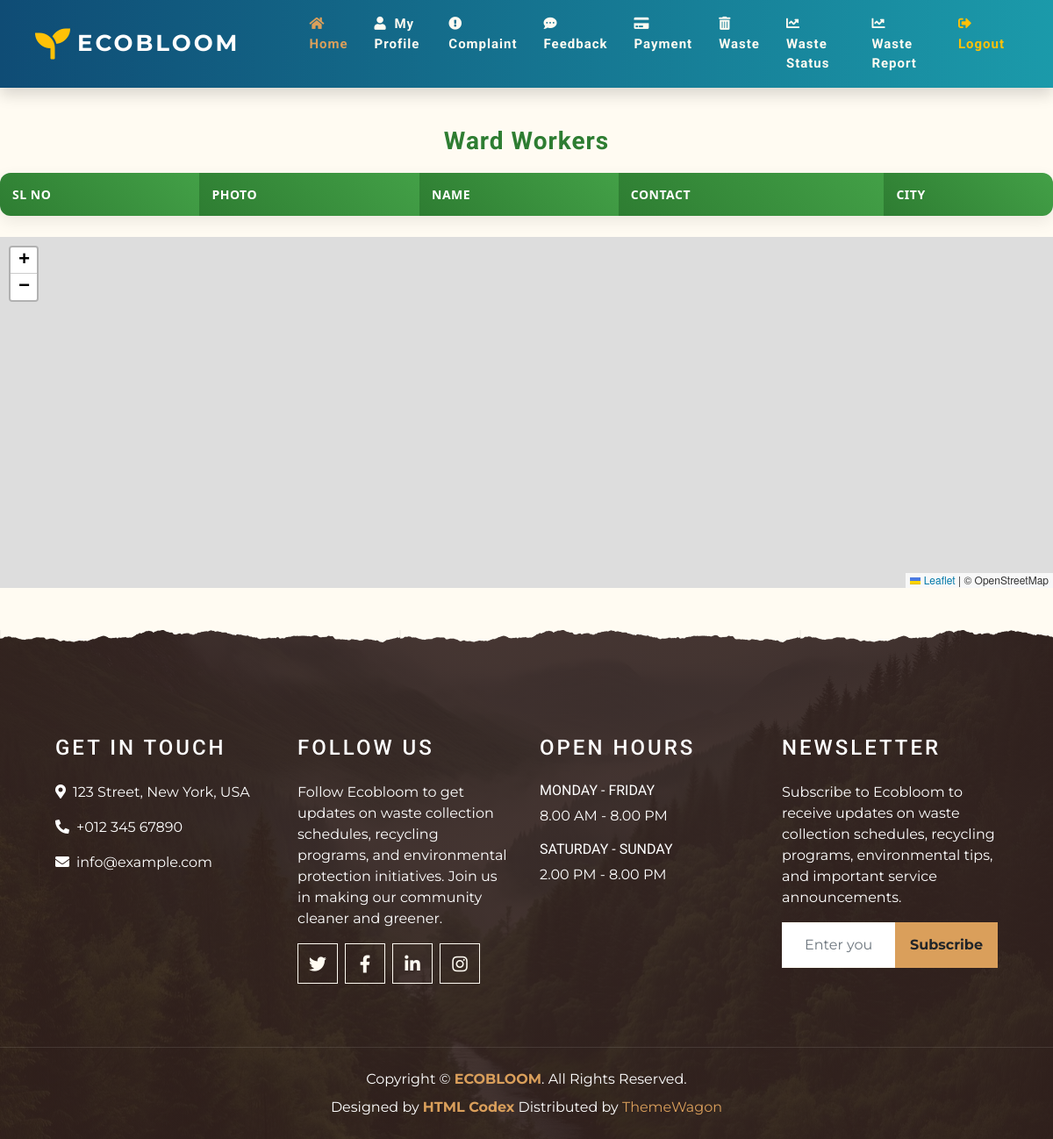
Before: /User/viewwardworker/ (signed in) with the older database file.
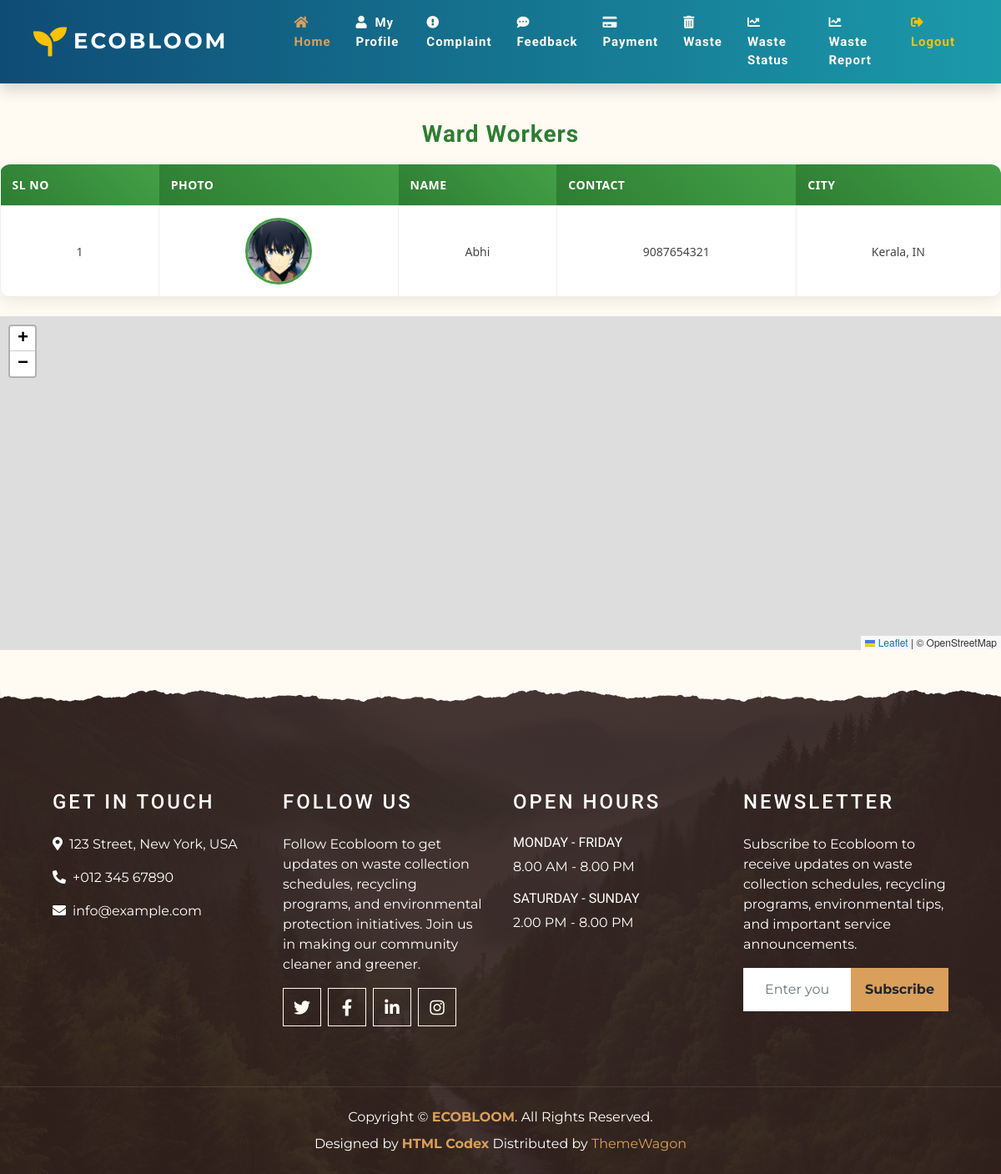
After: the same page with the newer database file.
### Guest/models.py (models this page shows)
class tbl_worker(models.Model):
    worker_name=models.CharField(max_length=50)
    worker_email=models.CharField(max_length=50)
    worker_contact=models.CharField(max_length=50)
    worker_address=models.CharField(max_length=50)
    worker_photo=models.FileField(upload_to='Assets/workerDocs/')
    worker_password=models.CharField(max_length=50)
    worker_proof=models.FileField(upload_to='Assets/workerDocs/')
    worker_status=models.IntegerField(default=0)
    worker_latitude=models.CharField(max_length=50,null=True)
    worker_longitude=models.CharField(max_length=50,null=True)
    worker_curr_city=models.CharField(max_length=50,null=True)

### User/views.py (the view)
# urls.py: path('viewwardworker/',views.viewwardworker,name="viewwardworker"),
def viewwardworker(request):
    user = tbl_user.objects.get(id=request.session['uid'])
    assignments = tbl_assignward.objects.filter(ward_id=user.ward_id)
    workers = tbl_worker.objects.filter(
        id__in=assignments.values_list('worker_id', flat=True)
    )
    return render(request,'User/ViewWardWorker.html',{'data':workers})

### User/Templates/User/ViewWardWorker.html (shortened to what this page needs)
{% extends 'User/Head.html' %}
{% block content %}
<h2>Ward Workers</h2>
<table border="1" width="100%">
    <tr>
        <th>SL NO</th>
        <th>Photo</th>
        <th>Name</th>
        <th>Contact</th>
        <th>City</th>
    </tr>
    {% for i in data %}
    <tr>
        <td>{{ forloop.counter }}</td>
        <td>
            <img src="{{ i.worker_photo.url }}" width="100px">
        </td>
        <td>{{ i.worker_name }}</td>
        <td>{{ i.worker_contact }}</td>
        <td>{{ i.worker_curr_city }}</td>
    </tr>
    {% endfor %}
</table>
<br>
<link rel="stylesheet" href="https://unpkg.com/leaflet.markercluster/dist/MarkerCluster.css" />
<div id="map" style="height: 400px; width: 100%;"></div>
<link rel="stylesheet"
      href="https://unpkg.com/leaflet@1.9.4/dist/leaflet.css"/>
<link rel="stylesheet"
      href="https://unpkg.com/leaflet.markercluster/dist/MarkerCluster.css"/>
<link rel="stylesheet"
      href="https://unpkg.com/leaflet.markercluster/dist/MarkerCluster.Default.css"/>
{% endblock content %}

### User/Templates/User/Head.html (shortened to what this page needs)
{% load static %}
<!DOCTYPE html>
<html lang="en">
<head>
    <link href="https://cdnjs.cloudflare.com/ajax/libs/font-awesome/5.10.0/css/all.min.css" rel="stylesheet">
    <link href="{% static 'Main/lib/owlcarousel/assets/owl.carousel.min.css' %}" rel="stylesheet">
    <link href="{% static 'Main/lib/tempusdominus/css/tempusdominus-bootstrap-4.min.css' %}" rel="stylesheet" />
    <link href="{% static 'Main/css/style.min.css' %}" rel="stylesheet">
</head>
<body>
<div class="container-fluid p-0">
    <nav class="navbar navbar-expand-lg navbar-dark shadow"
         style="background: linear-gradient(90deg, #0f4c75, #1b9aaa);">
        <a class="navbar-brand d-flex align-items-center px-4" href="#">
            <i class="fas fa-seedling fa-2x text-warning mr-2"></i>
            <h1 class="m-0 text-uppercase text-white"
                style="font-family: 'Montserrat', sans-serif;
                       font-weight: 800;
                       letter-spacing: 3px;
                       font-size: 26px;">
                ECOBLOOM
            </h1>
        </a>
        <div class="collapse navbar-collapse justify-content-end" id="navbarCollapse">
            <div class="navbar-nav px-4"
                 style="font-family: 'Roboto', sans-serif;
                        font-size: 15px;
                        font-weight: 600;
                        letter-spacing: 1px;">
                <a href="{% url 'User:HomePage' %}" class="nav-item nav-link active">
                    <i class="fas fa-home mr-1"></i> Home
                </a>
                <a href="{% url 'User:Profile' %}" class="nav-item nav-link">
                    <i class="fas fa-user mr-1"></i> My Profile
                </a>
                <a href="{% url 'User:Complaint' %}" class="nav-item nav-link">
                    <i class="fas fa-exclamation-circle mr-1"></i> Complaint
                </a>
                <a href="{% url 'User:Feedback' %}" class="nav-item nav-link">
                    <i class="fas fa-comment-dots mr-1"></i> Feedback
                </a>
                <a href="{% url 'User:Payment' %}" class="nav-item nav-link">
                    <i class="fas fa-credit-card mr-1"></i> Payment
                </a>
                <a href="{% url 'User:Waste' %}" class="nav-item nav-link">
                    <i class="fas fa-trash-alt mr-1"></i> Waste
                </a>
                <a href="{% url 'User:ViewWasteStatus' %}" class="nav-item nav-link">
                    <i class="fas fa-chart-line mr-1"></i> Waste Status
                </a>
                <a href="{% url 'User:UserCategoryReport' %}" class="nav-item nav-link">
                    <i class="fas fa-chart-line mr-1"></i> Waste Report
                </a>
                <a href="{% url 'User:Logout' %}" class="nav-item nav-link text-warning">
                    <i class="fas fa-sign-out-alt mr-1"></i> Logout
                </a>
            </div>
        </div>
    </nav>
</div>
 <br>
      {% block content %}{% endblock content %}
     <div class="container-fluid footer text-white mt-5 pt-5 px-0 position-relative overlay-top">
        <div class="row mx-0 pt-5 px-sm-3 px-lg-5 mt-4">
            <div class="col-lg-3 col-md-6 mb-5">
                <h4 class="text-white text-uppercase mb-4" style="letter-spacing: 3px;">Get In Touch</h4>
                <p><i class="fa fa-map-marker-alt mr-2"></i>123 Street, New York, USA</p>
                <p><i class="fa fa-phone-alt mr-2"></i>+012 345 67890</p>
                <p class="m-0"><i class="fa fa-envelope mr-2"></i>info@example.com</p>
            </div>
            <div class="col-lg-3 col-md-6 mb-5">
                <h4 class="text-white text-uppercase mb-4" style="letter-spacing: 3px;">Follow Us</h4>
                <p> Follow Ecobloom to get updates on waste collection schedules, recycling programs,
    and environmental protection initiatives. Join us in making our community cleaner and greener.</p>
                <div class="d-flex justify-content-start">
                    <a class="btn btn-lg btn-outline-light btn-lg-square mr-2" href="#"><i class="fab fa-twitter"></i></a>
                    <a class="btn btn-lg btn-outline-light btn-lg-square mr-2" href="#"><i class="fab fa-facebook-f"></i></a>
                    <a class="btn btn-lg btn-outline-light btn-lg-square mr-2" href="#"><i class="fab fa-linkedin-in"></i></a>
                    <a class="btn btn-lg btn-outline-light btn-lg-square" href="#"><i class="fab fa-instagram"></i></a>
                </div>
            </div>
            <div class="col-lg-3 col-md-6 mb-5">
                <h4 class="text-white text-uppercase mb-4" style="letter-spacing: 3px;">Open Hours</h4>
                <div>
                    <h6 class="text-white text-uppercase">Monday - Friday</h6>
                    <p>8.00 AM - 8.00 PM</p>
                    <h6 class="text-white text-uppercase">Saturday - Sunday</h6>
                    <p>2.00 PM - 8.00 PM</p>
                </div>
            </div>
            <div class="col-lg-3 col-md-6 mb-5">
    <h4 class="text-white text-uppercase mb-4" style="letter-spacing: 3px;">Newsletter</h4>
    <p>
        Subscribe to Ecobloom to receive updates on waste collection schedules, recycling programs,
        environmental tips, and important service announcements.
    </p>
    <div class="w-100">
        <div class="input-group">
            <input type="email" class="form-control border-light" style="padding: 25px;" placeholder="Enter your email">
            <div class="input-group-append">
                <button class="btn btn-primary font-weight-bold px-3">
                    Subscribe
                </button>
            </div>
        </div>
    </div>
</div>
        </div>
        <div class="container-fluid text-center text-white border-top mt-4 py-4 px-sm-3 px-md-5" style="border-color: rgba(256, 256, 256, .1) !important;">
            <p class="mb-2 text-white">Copyright &copy; <a class="font-weight-bold" href="#">ECOBLOOM</a>. All Rights Reserved.</a></p>
            <p class="m-0 text-white">Designed by <a class="font-weight-bold" href="https://htmlcodex.com">HTML Codex</a> Distributed by <a href="https://themewagon.com" target="_blank">ThemeWagon</a></a></p>
        </div>
    </div>
</body>
</html>

### User/Templates/User/ViewWardWorker.html (style rules this page uses)
h2 { text-align: center; margin: 20px 0; font-size: 28px; font-weight: 600; color: #2e7d32; letter-spacing: 1px; }
table { width: 100%; border-collapse: collapse; margin-top: 20px; font-family: 'Segoe UI', sans-serif; background: #ffffff; border-radius: 12px; overflow: hidden; box-shadow: 0 6px 18px rgba(0, 0, 0, 0.08); border: none; }
table th { background: linear-gradient(45deg, #2e7d32, #43a047); color: white; padding: 14px; font-size: 14px; text-transform: uppercase; letter-spacing: 0.5px; border: none; }
table td { padding: 14px; text-align: center; font-size: 14px; color: #444; border-bottom: 1px solid #f0f0f0; }
table tr:last-child td { border-bottom: none; }
table img { width: 80px; height: 80px; border-radius: 50%; object-fit: cover; border: 3px solid #43a047; transition: 0.3s; }

Changed rows visible on the page:
added tbl_worker: worker_photo (picture), worker_name "Abhi", worker_contact "9087654321", worker_curr_city "Kerala, IN"
